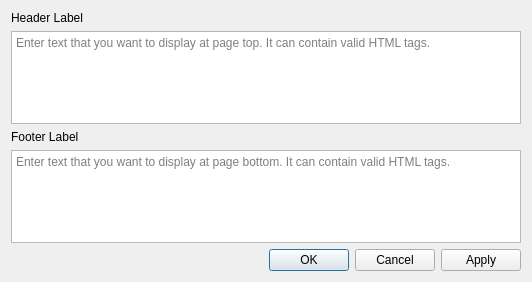
<?xml version="1.0" encoding="UTF-8"?>
<ui version="4.0">
 <class>HFLabelDialog</class>
 <widget class="QDialog" name="HFLabelDialog">
  <property name="geometry">
   <rect>
    <x>0</x>
    <y>0</y>
    <width>532</width>
    <height>282</height>
   </rect>
  </property>
  <property name="windowTitle">
   <string>Header Label and Footer Label</string>
  </property>
  <layout class="QVBoxLayout" name="verticalLayout">
   <item>
    <widget class="QLabel" name="label">
     <property name="text">
      <string>Header Label</string>
     </property>
    </widget>
   </item>
   <item>
    <widget class="QTextEdit" name="textEdit_Header">
     <property name="placeholderText">
      <string>Enter text that you want to display at page top. It can contain valid HTML tags.</string>
     </property>
    </widget>
   </item>
   <item>
    <widget class="QLabel" name="label_2">
     <property name="text">
      <string>Footer Label</string>
     </property>
    </widget>
   </item>
   <item>
    <widget class="QTextEdit" name="textEdit_Footer">
     <property name="placeholderText">
      <string>Enter text that you want to display at page bottom. It can contain valid HTML tags.</string>
     </property>
    </widget>
   </item>
   <item>
    <widget class="QDialogButtonBox" name="buttonBox">
     <property name="orientation">
      <enum>Qt::Horizontal</enum>
     </property>
     <property name="standardButtons">
      <set>QDialogButtonBox::Apply|QDialogButtonBox::Cancel|QDialogButtonBox::Ok</set>
     </property>
    </widget>
   </item>
  </layout>
 </widget>
 <resources/>
 <connections>
  <connection>
   <sender>buttonBox</sender>
   <signal>accepted()</signal>
   <receiver>HFLabelDialog</receiver>
   <slot>accept()</slot>
   <hints>
    <hint type="sourcelabel">
     <x>248</x>
     <y>254</y>
    </hint>
    <hint type="destinationlabel">
     <x>157</x>
     <y>274</y>
    </hint>
   </hints>
  </connection>
  <connection>
   <sender>buttonBox</sender>
   <signal>rejected()</signal>
   <receiver>HFLabelDialog</receiver>
   <slot>reject()</slot>
   <hints>
    <hint type="sourcelabel">
     <x>316</x>
     <y>260</y>
    </hint>
    <hint type="destinationlabel">
     <x>286</x>
     <y>274</y>
    </hint>
   </hints>
  </connection>
 </connections>
</ui>
